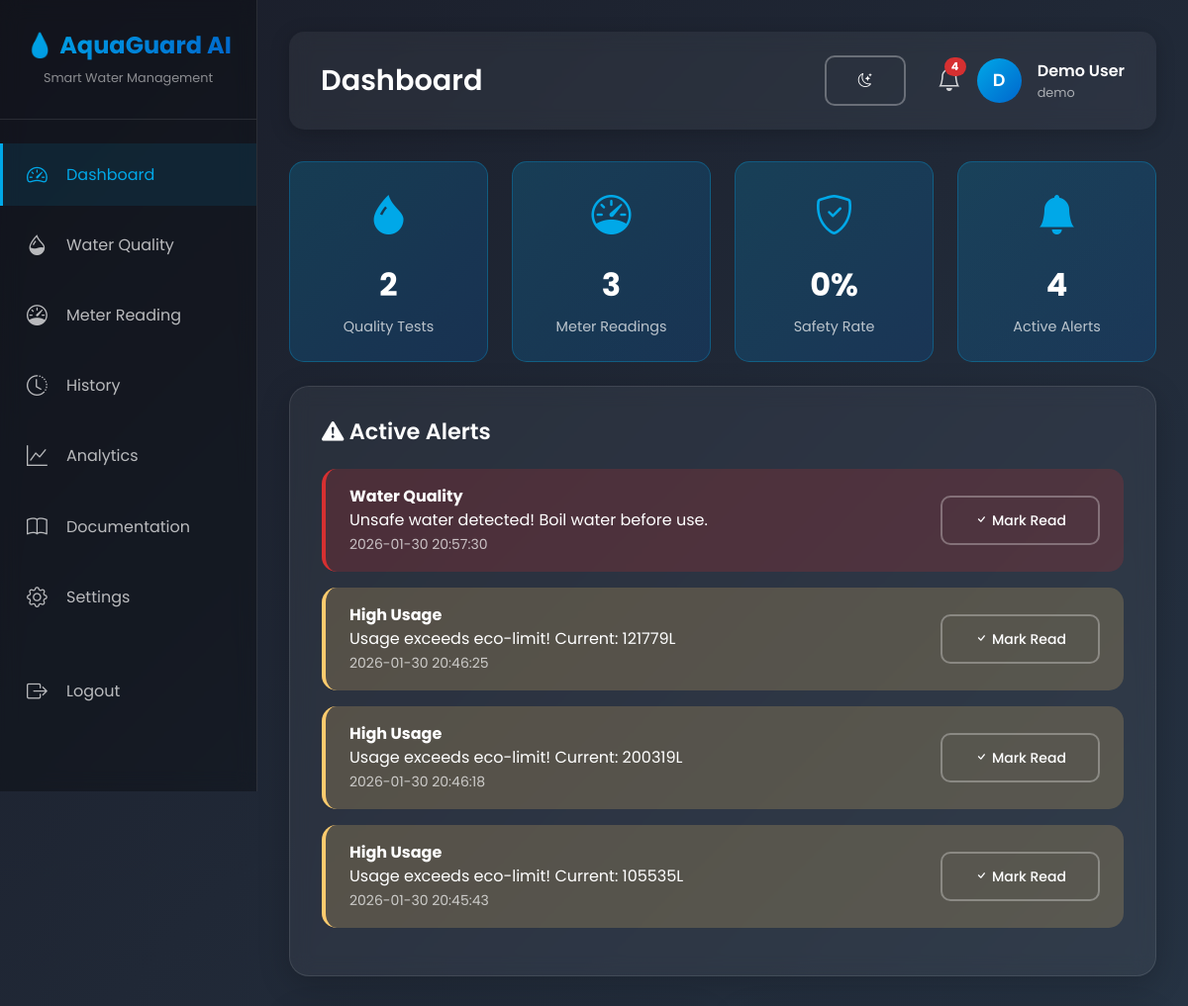
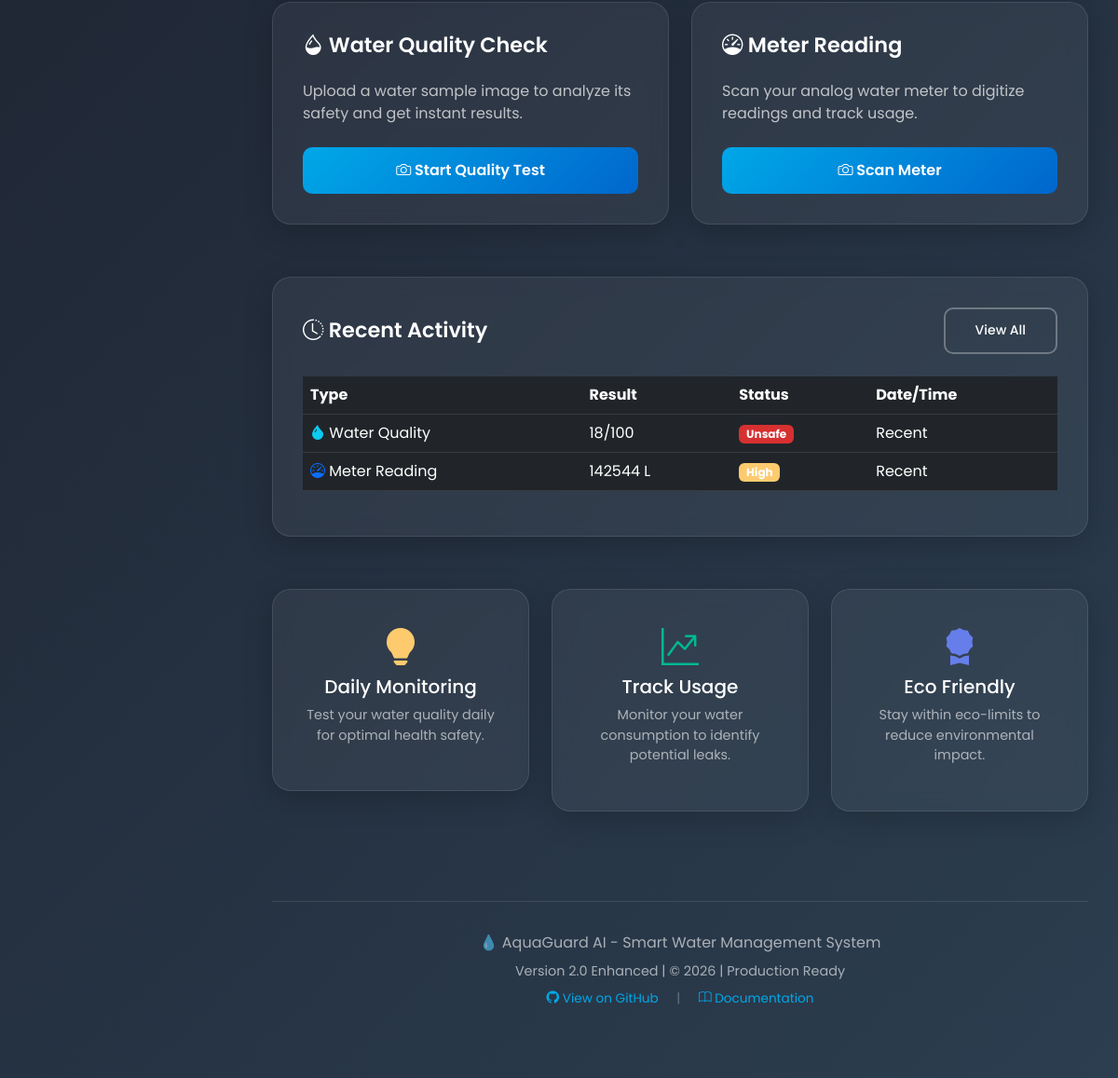
The app's page /dashboard (signed in) with its own data (2 pictures, top to bottom).
### tables this page shows
CREATE TABLE alerts (
            id INTEGER PRIMARY KEY AUTOINCREMENT,
            user_id INTEGER,
            alert_type TEXT NOT NULL,
            alert_message TEXT NOT NULL,
            severity TEXT NOT NULL,
            timestamp TIMESTAMP DEFAULT CURRENT_TIMESTAMP,
            is_read BOOLEAN DEFAULT 0,
            related_reading_id INTEGER,
            FOREIGN KEY (user_id) REFERENCES users(id)
        );

### backend/app_enhanced.py (the view)
@app.route('/dashboard')
def dashboard():
    if 'user_id' not in session:
        return redirect(url_for('login'))
    stats = get_user_statistics(session['user_id'])
    alerts = get_unread_alerts(session['user_id'])
    return render_template('dashboard.html',
                         user=session,
                         stats=stats,
                         alerts=alerts)

### backend/database.py (called while the page is built)
def get_db():
    conn = sqlite3.connect(DATABASE_PATH)
    conn.row_factory = sqlite3.Row
    return conn

def get_unread_alerts(user_id):
    conn = get_db()
    cursor = conn.cursor()
    cursor.execute('''
        SELECT * FROM alerts
        WHERE user_id = ? AND is_read = 0
        ORDER BY timestamp DESC
    ''', (user_id,))
    alerts = [dict(row) for row in cursor.fetchall()]
    conn.close()
    return alerts

### templates/dashboard.html (shortened to what this page needs)
{% extends "base.html" %}
{% block page_title %}Dashboard{% endblock %}
{% block content %}
<div class="row g-4 mb-4">
    <div class="col-md-3">
        <div class="stat-card">
            <div class="icon"><i class="bi bi-droplet-fill"></i></div>
            <div class="value">{{ stats.quality.total or 0 }}</div>
            <div class="label">Quality Tests</div>
        </div>
    </div>
    <div class="col-md-3">
        <div class="stat-card">
            <div class="icon"><i class="bi bi-speedometer"></i></div>
            <div class="value">{{ stats.meter.total_readings or 0 }}</div>
            <div class="label">Meter Readings</div>
        </div>
    </div>
    <div class="col-md-3">
        <div class="stat-card">
            <div class="icon"><i class="bi bi-shield-check"></i></div>
            <div class="value">{{ ((stats.quality.safe_count or 0) / (stats.quality.total or 1) * 100) | round(0) | int }}%</div>
            <div class="label">Safety Rate</div>
        </div>
    </div>
    <div class="col-md-3">
        <div class="stat-card">
            <div class="icon"><i class="bi bi-bell-fill"></i></div>
            <div class="value">{{ stats.alerts.unread_alerts or 0 }}</div>
            <div class="label">Active Alerts</div>
        </div>
    </div>
</div>
{% if alerts %}
<div class="glass-card" id="alerts">
    <div class="card-header-custom">
        <h3><i class="bi bi-exclamation-triangle-fill"></i> Active Alerts</h3>
    </div>
    {% for alert in alerts %}
    <div class="alert-custom {% if alert.severity == 'HIGH' %}alert-danger{% elif alert.severity == 'MEDIUM' %}alert-warning{% else %}alert-success{% endif %}">
        <div class="d-flex justify-content-between align-items-center">
            <div>
                <strong>{{ alert.alert_type.replace('_', ' ').title() }}</strong>
                <p class="mb-0">{{ alert.alert_message }}</p>
                <small style="opacity: 0.7;">{{ alert.timestamp }}</small>
            </div>
            <button class="btn btn-sm btn-outline-light" onclick="markAlertRead({{ alert.id }})">
                <i class="bi bi-check"></i> Mark Read
            </button>
        </div>
    </div>
    {% endfor %}
</div>
{% endif %}
<div class="row g-4 mb-4">
    <div class="col-md-6">
        <div class="glass-card">
            <div class="card-header-custom">
                <h3><i class="bi bi-droplet-half"></i> Water Quality Check</h3>
            </div>
            <p style="color: rgba(255,255,255,0.7); margin-bottom: 1.5rem;">
                Upload a water sample image to analyze its safety and get instant results.
            </p>
            <a href="/quality" class="btn btn-gradient w-100">
                <i class="bi bi-camera"></i> Start Quality Test
            </a>
        </div>
    </div>
    <div class="col-md-6">
        <div class="glass-card">
            <div class="card-header-custom">
                <h3><i class="bi bi-speedometer"></i> Meter Reading</h3>
            </div>
            <p style="color: rgba(255,255,255,0.7); margin-bottom: 1.5rem;">
                Scan your analog water meter to digitize readings and track usage.
            </p>
            <a href="/meter" class="btn btn-gradient w-100">
                <i class="bi bi-camera"></i> Scan Meter
            </a>
        </div>
    </div>
</div>
<div class="glass-card">
    <div class="card-header-custom">
        <h3><i class="bi bi-clock-history"></i> Recent Activity</h3>
        <a href="/history" class="btn btn-sm btn-outline-light">View All</a>
    </div>
    <div class="table-responsive">
        <table class="table table-dark">
            <thead>
                <tr>
                    <th>Type</th>
                    <th>Result</th>
                    <th>Status</th>
                    <th>Date/Time</th>
                </tr>
            </thead>
            <tbody>
                {% if stats.quality.total and stats.quality.total > 0 %}
                <tr>
                    <td><i class="bi bi-droplet-fill text-info"></i> Water Quality</td>
                    <td>{{ stats.quality.avg_score|round(0)|int }}/100</td>
                    <td>
                        {% if stats.quality.safe_count > stats.quality.unsafe_count %}
                        <span class="badge badge-success">Safe</span>
                        {% else %}
                        <span class="badge badge-danger">Unsafe</span>
                        {% endif %}
                    </td>
                    <td>Recent</td>
                </tr>
                {% endif %}
                {% if stats.meter.total_readings and stats.meter.total_readings > 0 %}
                <tr>
                    <td><i class="bi bi-speedometer text-primary"></i> Meter Reading</td>
                    <td>{{ stats.meter.avg_usage|round(0)|int }} L</td>
                    <td>
                        {% if stats.meter.avg_usage < 14500 %}
                        <span class="badge badge-success">Normal</span>
                        {% else %}
                        <span class="badge badge-warning">High</span>
                        {% endif %}
                    </td>
                    <td>Recent</td>
                </tr>
                {% endif %}
            </tbody>
        </table>
    </div>
</div>
<div class="row g-4 mt-2">
    <div class="col-md-4">
        <div class="glass-card text-center">
            <i class="bi bi-lightbulb-fill" style="font-size: 2.5rem; color: #fdcb6e; margin-bottom: 1rem;"></i>
            <h5>Daily Monitoring</h5>
            <p style="color: rgba(255,255,255,0.6); font-size: 0.9rem;">
                Test your water quality daily for optimal health safety.
            </p>
        </div>
    </div>
    <div class="col-md-4">
        <div class="glass-card text-center">
            <i class="bi bi-graph-up-arrow" style="font-size: 2.5rem; color: #00b894; margin-bottom: 1rem;"></i>
            <h5>Track Usage</h5>
            <p style="color: rgba(255,255,255,0.6); font-size: 0.9rem;">
                Monitor your water consumption to identify potential leaks.
            </p>
        </div>
    </div>
    <div class="col-md-4">
        <div class="glass-card text-center">
            <i class="bi bi-award-fill" style="font-size: 2.5rem; color: #667eea; margin-bottom: 1rem;"></i>
            <h5>Eco Friendly</h5>
            <p style="color: rgba(255,255,255,0.6); font-size: 0.9rem;">
                Stay within eco-limits to reduce environmental impact.
            </p>
        </div>
    </div>
</div>
{% endblock %}

### templates/base.html (style rules this page uses)
:root { --primary-color: #0066cc; --secondary-color: #00a8e8; --success-color: #00b894; --warning-color: #fdcb6e; --danger-color: #d63031; --dark-bg: #1a1d29; --card-bg: rgba(255, 255, 255, 0.05); --sidebar-width: 260px; }
* { margin: 0; padding: 0; box-sizing: border-box; }
body { font-family: 'Poppins', sans-serif; background: linear-gradient(135deg, #1a1d29 0%, #2c3e50 100%); color: #fff; min-height: 100vh; transition: background 0.3s ease, color 0.3s ease; }
.glass-card { background: rgba(255, 255, 255, 0.05); backdrop-filter: blur(10px); border: 1px solid rgba(255, 255, 255, 0.1); border-radius: 20px; padding: 2rem; box-shadow: 0 8px 32px rgba(0, 0, 0, 0.2); margin-bottom: 2rem; transition: transform 0.3s ease; }
.card-header-custom { display: flex; justify-content: space-between; align-items: center; margin-bottom: 1.5rem; }
.card-header-custom h3 { font-size: 1.4rem; font-weight: 600; margin: 0; }
.stat-card { background: linear-gradient(135deg, rgba(0, 168, 232, 0.2), rgba(0, 102, 204, 0.2)); border: 1px solid rgba(0, 168, 232, 0.3); border-radius: 15px; padding: 1.5rem; text-align: center; transition: all 0.3s; }
.stat-card .icon { font-size: 2.5rem; margin-bottom: 1rem; color: #00a8e8; }
.stat-card .value { font-size: 2rem; font-weight: 700; margin-bottom: 0.5rem; }
.stat-card .label { color: rgba(255, 255, 255, 0.7); font-size: 0.9rem; }
.btn-gradient { background: linear-gradient(135deg, #00a8e8, #0066cc); border: none; color: white; padding: 0.8rem 2rem; border-radius: 10px; font-weight: 600; transition: all 0.3s; }
.btn-outline-light { border: 2px solid rgba(255, 255, 255, 0.3); color: white; padding: 0.8rem 2rem; border-radius: 10px; font-weight: 500; transition: all 0.3s; }
.alert-custom { border-radius: 15px; padding: 1rem 1.5rem; border: none; margin-bottom: 1rem; }
.alert-custom.alert-danger { background: rgba(214, 48, 49, 0.2); border-left: 4px solid #d63031; }
.alert-custom.alert-warning { background: rgba(253, 203, 110, 0.2); border-left: 4px solid #fdcb6e; }
.table-dark { background: rgba(255, 255, 255, 0.05); color: white; }
.table-dark thead { background: rgba(0, 168, 232, 0.2); }
.table-dark tbody tr { border-bottom: 1px solid rgba(255, 255, 255, 0.1); }
.badge-danger { background: var(--danger-color); }
.badge-warning { background: var(--warning-color); }

### records on screen
alerts: alert_type.replace "Water Quality", alert_message "Unsafe water detected! Boil water before use.", timestamp "2026-01-30 20:57:30"
alerts: alert_type.replace "High Usage", alert_message "Usage exceeds eco-limit! Current: 121779L", timestamp "2026-01-30 20:46:25"
alerts: alert_type.replace "High Usage", alert_message "Usage exceeds eco-limit! Current: 200319L", timestamp "2026-01-30 20:46:18"
alerts: alert_type.replace "High Usage", alert_message "Usage exceeds eco-limit! Current: 105535L", timestamp "2026-01-30 20:45:43"

### other values on screen
{{ user.full_name[0] if user else 'U' }} "D"
{{ user.full_name if user else 'User' }} "Demo User"
{{ user.username if user else '' }} "demo"
{{ stats.quality.total or 0 }} "2"
{{ stats.meter.total_readings or 0 }} "3"
{{ stats.alerts.unread_alerts or 0 }} "4"
{{ stats.quality.avg_score|round(0)|int }} "18"
{{ stats.meter.avg_usage|round(0)|int }} "142544"
